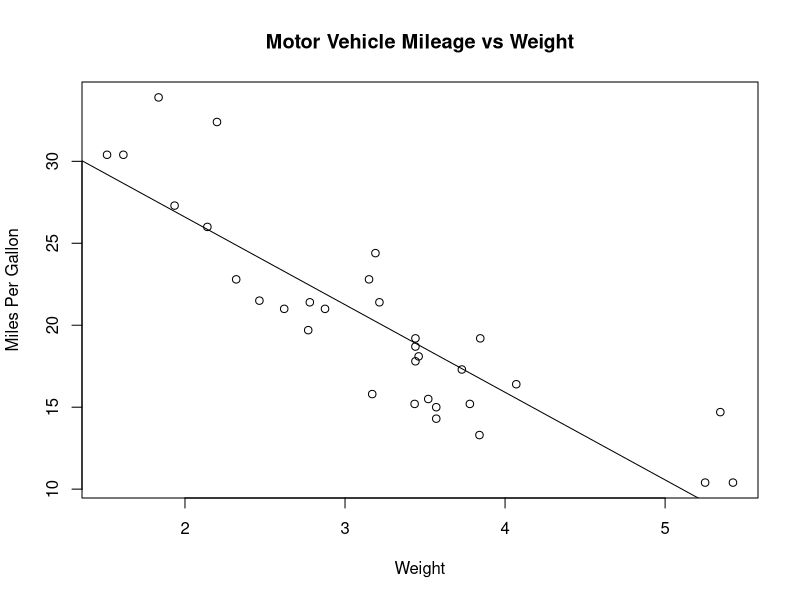

R code for this plot:
## ---- chunk 1
# Load built-in mtcars dataset
data(mtcars)

# Create scatterplot using plot()
plot(mtcars$wt, 
     mtcars$mpg, 
     main="Motor Vehicle Mileage vs Weight",
     xlab="Weight",
     ylab="Miles Per Gallon")

# Add regression line 
abline(lm(mtcars$mpg ~ mtcars$wt))
## ---- chunk 2
# First few rows 
# head(mtcars, 3)
print("...what is this?")
